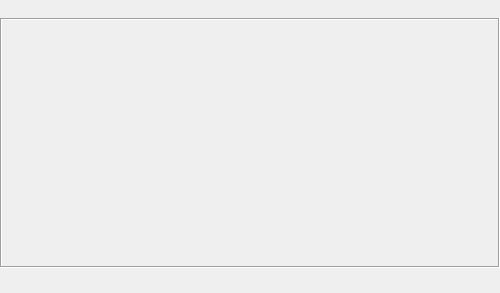
<?xml version="1.0" encoding="UTF-8"?>
<ui version="4.0">
 <class>Form</class>
 <widget class="QWidget" name="Form">
  <property name="geometry">
   <rect>
    <x>0</x>
    <y>0</y>
    <width>500</width>
    <height>293</height>
   </rect>
  </property>
  <property name="windowTitle">
   <string>scanDetPlot.ui</string>
  </property>
  <layout class="QVBoxLayout" name="verticalLayout">
   <property name="leftMargin">
    <number>0</number>
   </property>
   <property name="topMargin">
    <number>0</number>
   </property>
   <property name="rightMargin">
    <number>0</number>
   </property>
   <property name="bottomMargin">
    <number>0</number>
   </property>
   <item>
    <widget class="QFrame" name="mainFormFrame">
     <property name="styleSheet">
      <string notr="true"/>
     </property>
     <property name="frameShape">
      <enum>QFrame::NoFrame</enum>
     </property>
     <property name="frameShadow">
      <enum>QFrame::Plain</enum>
     </property>
     <widget class="QEPlotter" name="qeplotter_001">
      <property name="geometry">
       <rect>
        <x>0</x>
        <y>18</y>
        <width>500</width>
        <height>250</height>
       </rect>
      </property>
      <property name="font">
       <font>
        <pointsize>8</pointsize>
       </font>
      </property>
      <property name="frameShape">
       <enum>QFrame::Box</enum>
      </property>
      <property name="frameShadow">
       <enum>QFrame::Sunken</enum>
      </property>
      <property name="defaultStyle" stdset="0">
       <string>QWidget { background-color: rgb(255, 255, 255); color: rgb(0, 0, 0); }</string>
      </property>
      <property name="toolBarIsVisible" stdset="0">
       <bool>false</bool>
      </property>
      <property name="pvItemsIsVisible" stdset="0">
       <bool>false</bool>
      </property>
      <property name="statusIsVisible" stdset="0">
       <bool>false</bool>
      </property>
      <property name="xLogarithmic">
       <bool>false</bool>
      </property>
      <property name="yLogarithmic">
       <bool>false</bool>
      </property>
      <property name="xMinimum">
       <double>-1.000000000000000</double>
      </property>
      <property name="xMaximum">
       <double>1.000000000000000</double>
      </property>
      <property name="yMaximum">
       <double>100.000000000000000</double>
      </property>
      <property name="DataVariableX" stdset="0">
       <string>$(P)$(S).P1CA</string>
      </property>
      <property name="DataVariableA" stdset="0">
       <string>$(P)$(S).D$(N)CA</string>
      </property>
      <property name="SizeVariableX" stdset="0">
       <string>100</string>
      </property>
      <property name="ColourA">
       <color>
        <red>0</red>
        <green>0</green>
        <blue>0</blue>
       </color>
      </property>
     </widget>
     <widget class="QESubstitutedLabel" name="qesubstitutedlabel_001">
      <property name="geometry">
       <rect>
        <x>0</x>
        <y>0</y>
        <width>187</width>
        <height>16</height>
       </rect>
      </property>
      <property name="font">
       <font>
        <pointsize>8</pointsize>
       </font>
      </property>
      <property name="styleSheet">
       <string/>
      </property>
      <property name="alignment">
       <set>Qt::AlignRight</set>
      </property>
      <property name="labelText" stdset="0">
       <string>$(P)$(S)   Y=</string>
      </property>
     </widget>
     <widget class="QELabel" name="qelabel_001">
      <property name="geometry">
       <rect>
        <x>187</x>
        <y>0</y>
        <width>312</width>
        <height>16</height>
       </rect>
      </property>
      <property name="font">
       <font>
        <pointsize>8</pointsize>
       </font>
      </property>
      <property name="alignment">
       <set>Qt::AlignLeading</set>
      </property>
      <property name="variable" stdset="0">
       <string>$(P)$(S).D$(N)PV</string>
      </property>
      <property name="notation" stdset="0">
       <enum>QELabel::Fixed</enum>
      </property>
     </widget>
     <widget class="QELabel" name="qelabel_002">
      <property name="geometry">
       <rect>
        <x>0</x>
        <y>272</y>
        <width>500</width>
        <height>16</height>
       </rect>
      </property>
      <property name="font">
       <font>
        <pointsize>8</pointsize>
       </font>
      </property>
      <property name="alignment">
       <set>Qt::AlignCenter</set>
      </property>
      <property name="variable" stdset="0">
       <string>$(P)$(S).P1PV</string>
      </property>
      <property name="notation" stdset="0">
       <enum>QELabel::Fixed</enum>
      </property>
     </widget>
    </widget>
   </item>
  </layout>
 </widget>
 <customwidgets>
  <customwidget>
   <class>QELabel</class>
   <extends>QLabel</extends>
   <header>QELabel.h</header>
  </customwidget>
  <customwidget>
   <class>QEPlotter</class>
   <extends>QEFrame</extends>
   <header>QEPlotter.h</header>
  </customwidget>
  <customwidget>
   <class>QESubstitutedLabel</class>
   <extends>QLabel</extends>
   <header>QESubstitutedLabel.h</header>
  </customwidget>
  <customwidget>
   <class>QEFrame</class>
   <extends>QFrame</extends>
   <header>QEFrame.h</header>
   <container>1</container>
  </customwidget>
 </customwidgets>
 <resources/>
 <connections/>
</ui>
